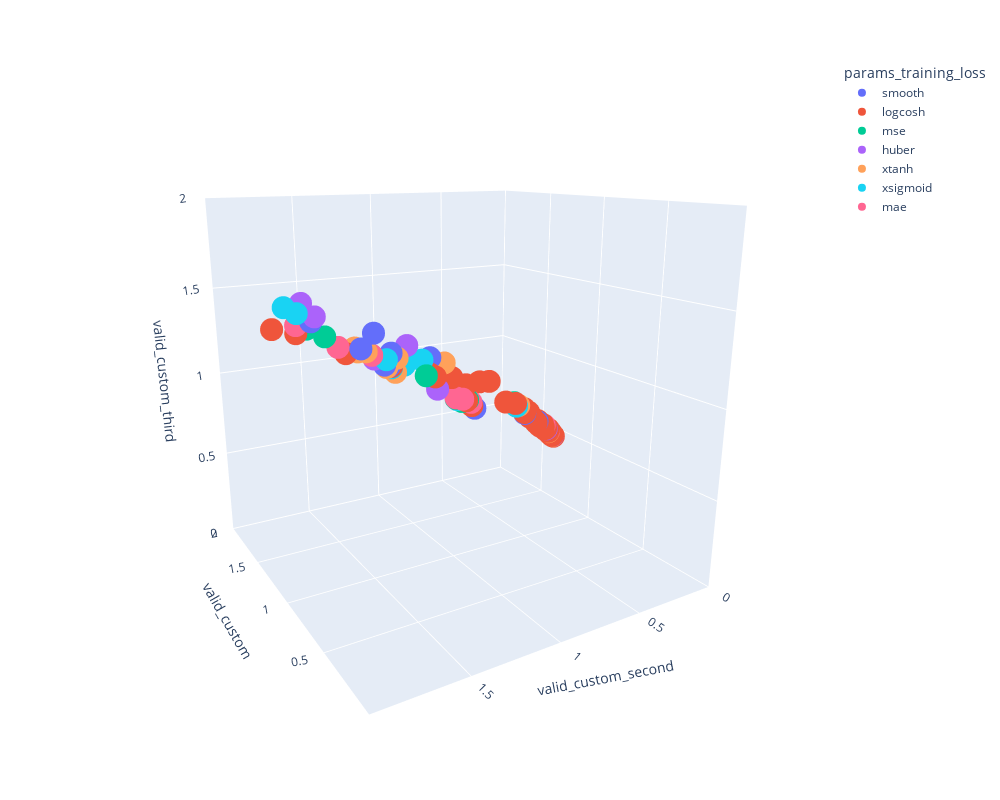

Notebook code for this chart:
### Code cell
# set bounds
maxval=2
ranges = [0,maxval]

fig = px.scatter_3d(df, x='values_0', y='values_1', z='values_2',
                    color='params_training_loss',
                    range_x=ranges, range_y=ranges, range_z=ranges,
                    labels={'values_0':'valid_custom', 'values_1':'valid_custom_second', 'values_2':'valid_custom_third'},
                    width=1000, height=800)


fig.show()
